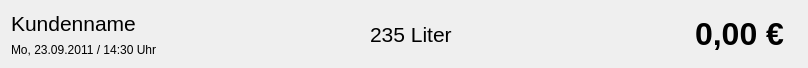
<?xml version="1.0" encoding="UTF-8"?>
<ui version="4.0">
 <class>AlteAbfuellung</class>
 <widget class="QWidget" name="AlteAbfuellung">
  <property name="geometry">
   <rect>
    <x>0</x>
    <y>0</y>
    <width>808</width>
    <height>68</height>
   </rect>
  </property>
  <property name="sizePolicy">
   <sizepolicy hsizetype="MinimumExpanding" vsizetype="Minimum">
    <horstretch>0</horstretch>
    <verstretch>0</verstretch>
   </sizepolicy>
  </property>
  <property name="windowTitle">
   <string>Form</string>
  </property>
  <layout class="QHBoxLayout" name="horizontalLayout_3">
   <item>
    <layout class="QVBoxLayout" name="verticalLayout">
     <item>
      <widget class="QLabel" name="label_kundenname">
       <property name="font">
        <font>
         <pointsize>16</pointsize>
        </font>
       </property>
       <property name="text">
        <string>Kundenname</string>
       </property>
      </widget>
     </item>
     <item>
      <widget class="QLabel" name="label_zeitpunkt">
       <property name="text">
        <string>Mo, 23.09.2011 / 14:30 Uhr</string>
       </property>
      </widget>
     </item>
    </layout>
   </item>
   <item>
    <spacer name="horizontalSpacer">
     <property name="orientation">
      <enum>Qt::Horizontal</enum>
     </property>
     <property name="sizeHint" stdset="0">
      <size>
       <width>130</width>
       <height>20</height>
      </size>
     </property>
    </spacer>
   </item>
   <item>
    <widget class="QLabel" name="label_liter">
     <property name="font">
      <font>
       <pointsize>16</pointsize>
      </font>
     </property>
     <property name="text">
      <string>235 Liter</string>
     </property>
    </widget>
   </item>
   <item>
    <spacer name="horizontalSpacer_2">
     <property name="orientation">
      <enum>Qt::Horizontal</enum>
     </property>
     <property name="sizeType">
      <enum>QSizePolicy::Fixed</enum>
     </property>
     <property name="sizeHint" stdset="0">
      <size>
       <width>10</width>
       <height>20</height>
      </size>
     </property>
    </spacer>
   </item>
   <item>
    <layout class="QHBoxLayout" name="horizontalLayout_2">
     <item>
      <widget class="QLabel" name="label_bezahlung">
       <property name="minimumSize">
        <size>
         <width>33</width>
         <height>0</height>
        </size>
       </property>
       <property name="text">
        <string/>
       </property>
      </widget>
     </item>
     <item>
      <widget class="QLabel" name="label_anruf">
       <property name="minimumSize">
        <size>
         <width>33</width>
         <height>0</height>
        </size>
       </property>
       <property name="text">
        <string/>
       </property>
      </widget>
     </item>
     <item>
      <widget class="QLabel" name="label_rechnung">
       <property name="minimumSize">
        <size>
         <width>33</width>
         <height>0</height>
        </size>
       </property>
       <property name="text">
        <string/>
       </property>
      </widget>
     </item>
     <item>
      <widget class="QLabel" name="label_bio">
       <property name="minimumSize">
        <size>
         <width>33</width>
         <height>0</height>
        </size>
       </property>
       <property name="text">
        <string/>
       </property>
      </widget>
     </item>
    </layout>
   </item>
   <item>
    <widget class="QLabel" name="label_gesamtpreis">
     <property name="minimumSize">
      <size>
       <width>160</width>
       <height>0</height>
      </size>
     </property>
     <property name="font">
      <font>
       <pointsize>24</pointsize>
       <weight>75</weight>
       <bold>true</bold>
      </font>
     </property>
     <property name="text">
      <string>0,00 €</string>
     </property>
     <property name="alignment">
      <set>Qt::AlignRight|Qt::AlignTrailing|Qt::AlignVCenter</set>
     </property>
    </widget>
   </item>
   <item>
    <widget class="QLabel" name="label_dots">
     <property name="text">
      <string/>
     </property>
     <property name="pixmap">
      <pixmap>../icons/three_dots.png</pixmap>
     </property>
    </widget>
   </item>
  </layout>
 </widget>
 <resources/>
 <connections/>
</ui>
